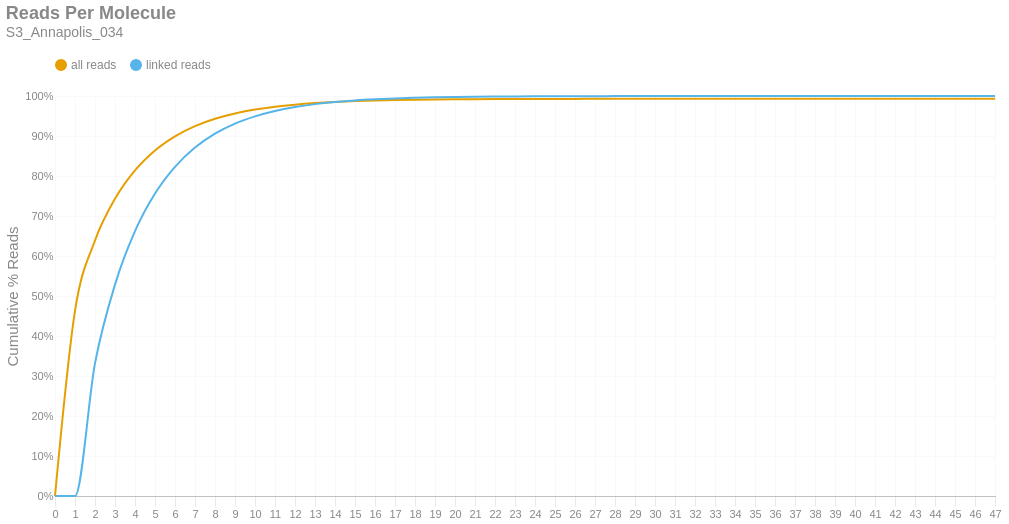

Notebook code for this chart:
### Markdown cell above
### Reads per Molecule
This chart shows the cumulative distribution of the number of reads per linked molecule. That is, how many alignments are associated with a unique molecule. This excludes the number of reads associated with invalid or absent linked-read barcodes. The `linked` histogram is the percentages recalculated when disregarding singletons.

### Code cell
if SKIPLR:
    print_html(f"Skipped")
else:
    counts = np.bincount(valids['reads'].cast(pl.Int64).to_numpy())
    weighted = counts * np.arange(len(counts))
    all_perc = weighted / n_reads
    linked_perc = weighted / n_linked_reads
    linked_perc[1] = 0
    binned_df = pl.DataFrame({
        'readsper': list(range(len(counts))),
        'all reads (cumsum)': np.cumsum(all_perc).tolist(),
        'linked reads (cumsum)': np.cumsum(linked_perc).tolist(),
    })

    with SafeRender(binned_df):
        (
            density_plot(binned_df, 'Reads Per Molecule', samplename, 'readspmol')
            .encode(
                x=alt.X('readsper:O', title=None).axis(labelAngle=0).scale(padding=0),
                y=alt.Y('value:Q', title='Cumulative % Reads').axis(format='%').stack(False),
                color=alt.Color("key:N").scale(domain=["all reads", "linked reads"]),
                tooltip=[
                    alt.Tooltip("key:N", title="Data Type"),
                    alt.Tooltip("readsper:O", title="Reads Per Molecule"),
                    alt.Tooltip("value:Q", format=".2%", title="% Reads (Cum.)")
                ]            
            )
        ).display()

### Figure 1 — Vega-Lite specification as saved in the notebook (floating-point values rounded to 4 significant figures)
{"width": "container", "height": 400, "config": {"title": {"anchor": "start", "dy": -15, "fontSize": 18, "color": "#888888", "subtitleColor": "#888888", "subtitleFontSize": 14}, "arc": {"fill": "#0072B2"}, "axis": {"domainColor": "#888888", "domainWidth": 0.5, "gridWidth": 0.2, "grid": false, "titleFontWeight": 400, "titleFontSize": 15, "labelFontSize": 11, "labelColor": "#888888", "tickColor": "#888888", "tickWidth": 0.2, "titleColor": "#888888"}, "axisBand": {"grid": false}, "axisX": {"grid": true, "tickSize": 10, "domainCap": "round"}, "axisY": {"domain": false, "grid": true, "tickSize": 0, "domainCap": "round"}, "background": "transparent", "header": {"labelFontSize": 15, "labelColor": "#888888", "titleFontSize": 15, "titleFontWeight": 600, "titleColor": "#888888"}, "legend": {"labelFont": "sans-serif", "labelFontSize": 12, "labelColor": "#888888", "symbolSize": 100, "symbolType": "circle", "titleFontSize": 12, "titlePadding": 10, "titleColor": "#888888", "title": null, "orient": "top"}, "range": {"category": ["#E69F00", "#56B4E9", "#009E73", "#F0E442", "#0072B2", "#D55E00", "#CC79A7", "#000000"], "diverging": ["#cfe8f3", "#a2d4ec", "#73bfe2", "#46abdb", "#1696d2", "#12719e"]}, "area": {"fill": "#0072B2", "fillOpacity": 0.7, "line": true, "strokeOpacity": 0.7}, "line": {"color": "#0072B2", "stroke": "#0072B2", "strokeWidth": 2}, "trail": {"color": "#0072B2", "stroke": "#0072B2", "strokeWidth": 0, "size": 1}, "point": {"filled": true, "fillOpacity": 1.0, "size": 95}, "text": {"color": "#888888", "fontSize": 11, "align": "right", "fontWeight": 400, "size": 11}, "bar": {"fill": "#0072B2", "stroke": null}, "view": {"stroke": null, "continuousWidth": 660, "continuousHeight": 400}}, "data": {"name": "data-e8a4995c57a938a624e90e32b5727224"}, "mark": {"type": "line", "interpolate": "monotone", "point": {"opacity": 0, "size": 275}}, "encoding": {"color": {"field": "key", "scale": {"domain": ["all reads", "linked reads"]}, "type": "nominal"}, "tooltip": [{"field": "key", "title": "Data Type", "type": "nominal"}, {"field": "readsper", "title": "Reads Per Molecule", "type": "ordinal"}, {"field": "value", "format": ".2%", "title": "% Reads (Cum.)", "type": "quantitative"}], "x": {"axis": {"labelAngle": 0}, "field": "readsper", "scale": {"padding": 0}, "title": null, "type": "ordinal"}, "y": {"axis": {"format": "%"}, "field": "value", "stack": false, "title": "Cumulative % Reads", "type": "quantitative"}}, "params": [{"name": "param_c36ac31b6afebe62", "select": {"type": "point", "fields": ["key"]}, "bind": "legend"}], "title": {"text": "Reads Per Molecule", "subtitle": "S3_Annapolis_034"}, "transform": [{"fold": ["all reads (cumsum)", "linked reads (cumsum)"]}, {"calculate": "replace(datum.key, ' (cumsum)', '')", "as": "key"}, {"filter": {"param": "param_c36ac31b6afebe62"}}], "usermeta": {"embedOptions": {"downloadFileName": "S3_Annapolis_034.readspmol"}}, "$schema": "https://vega.github.io/schema/vega-lite/v6.1.0.json", "datasets": {"data-e8a4995c57a938a624e90e32b5727224": [{"readsper": 0, "all reads (cumsum)": 0.0, "linked reads (cumsum)": 0.0}, {"readsper": 1, "all reads (cumsum)": 0.463, "linked reads (cumsum)": 0.0}, {"readsper": 2, "all reads (cumsum)": 0.6387, "linked reads (cumsum)": 0.3315}, {"readsper": 3, "all reads (cumsum)": 0.7431, "linked reads (cumsum)": 0.5284}, {"readsper": 4, "all reads (cumsum)": 0.8139, "linked reads (cumsum)": 0.6621}, {"readsper": 5, "all reads (cumsum)": 0.8638, "linked reads (cumsum)": 0.7562}, {"readsper": 6, "all reads (cumsum)": 0.8992, "linked reads (cumsum)": 0.823}, {"readsper": 7, "all reads (cumsum)": 0.9247, "linked reads (cumsum)": 0.8711}, {"readsper": 8, "all reads (cumsum)": 0.9431, "linked reads (cumsum)": 0.9059}, {"readsper": 9, "all reads (cumsum)": 0.9564, "linked reads (cumsum)": 0.931}, {"readsper": 10, "all reads (cumsum)": 0.966, "linked reads (cumsum)": 0.9491}, {"readsper": 11, "all reads (cumsum)": 0.9732, "linked reads (cumsum)": 0.9625}, {"readsper": 12, "all reads (cumsum)": 0.9784, "linked reads (cumsum)": 0.9724}, {"readsper": 13, "all reads (cumsum)": 0.9822, "linked reads (cumsum)": 0.9797}, {"readsper": 14, "all reads (cumsum)": 0.9851, "linked reads (cumsum)": 0.985}, {"readsper": 15, "all reads (cumsum)": 0.9872, "linked reads (cumsum)": 0.989}, {"readsper": 16, "all reads (cumsum)": 0.9887, "linked reads (cumsum)": 0.9919}, {"readsper": 17, "all reads (cumsum)": 0.9899, "linked reads (cumsum)": 0.994}, {"readsper": 18, "all reads (cumsum)": 0.9906, "linked reads (cumsum)": 0.9955}, {"readsper": 19, "all reads (cumsum)": 0.9912, "linked reads (cumsum)": 0.9966}, {"readsper": 20, "all reads (cumsum)": 0.9917, "linked reads (cumsum)": 0.9975}, {"readsper": 21, "all reads (cumsum)": 0.9921, "linked reads (cumsum)": 0.9982}, {"readsper": 22, "all reads (cumsum)": 0.9923, "linked reads (cumsum)": 0.9986}, {"readsper": 23, "all reads (cumsum)": 0.9925, "linked reads (cumsum)": 0.999}, {"readsper": 24, "all reads (cumsum)": 0.9926, "linked reads (cumsum)": 0.9992}, {"readsper": 25, "all reads (cumsum)": 0.9927, "linked reads (cumsum)": 0.9994}, {"readsper": 26, "all reads (cumsum)": 0.9928, "linked reads (cumsum)": 0.9996}, {"readsper": 27, "all reads (cumsum)": 0.9928, "linked reads (cumsum)": 0.9996}, {"readsper": 28, "all reads (cumsum)": 0.9929, "linked reads (cumsum)": 0.9997}, {"readsper": 29, "all reads (cumsum)": 0.9929, "linked reads (cumsum)": 0.9998}, {"readsper": 30, "all reads (cumsum)": 0.9929, "linked reads (cumsum)": 0.9998}, {"readsper": 31, "all reads (cumsum)": 0.9929, "linked reads (cumsum)": 0.9998}, {"readsper": 32, "all reads (cumsum)": 0.9929, "linked reads (cumsum)": 0.9998}, {"readsper": 33, "all reads (cumsum)": 0.993, "linked reads (cumsum)": 0.9999}, {"readsper": 34, "all reads (cumsum)": 0.993, "linked reads (cumsum)": 0.9999}, {"readsper": 35, "all reads (cumsum)": 0.993, "linked reads (cumsum)": 1.0}, {"readsper": 36, "all reads (cumsum)": 0.993, "linked reads (cumsum)": 1.0}, {"readsper": 37, "all reads (cumsum)": 0.993, "linked reads (cumsum)": 1.0}, {"readsper": 38, "all reads (cumsum)": 0.993, "linked reads (cumsum)": 1.0}, {"readsper": 39, "all reads (cumsum)": 0.993, "linked reads (cumsum)": 1.0}, {"readsper": 40, "all reads (cumsum)": 0.993, "linked reads (cumsum)": 1.0}, {"readsper": 41, "all reads (cumsum)": 0.993, "linked reads (cumsum)": 1.0}, {"readsper": 42, "all reads (cumsum)": 0.993, "linked reads (cumsum)": 1.0}, {"readsper": 43, "all reads (cumsum)": 0.993, "linked reads (cumsum)": 1.0}, {"readsper": 44, "all reads (cumsum)": 0.993, "linked reads (cumsum)": 1.0}, {"readsper": 45, "all reads (cumsum)": 0.993, "linked reads (cumsum)": 1.0}, {"readsper": 46, "all reads (cumsum)": 0.993, "linked reads (cumsum)": 1.0}, {"readsper": 47, "all reads (cumsum)": 0.993, "linked reads (cumsum)": 1.0}]}}
